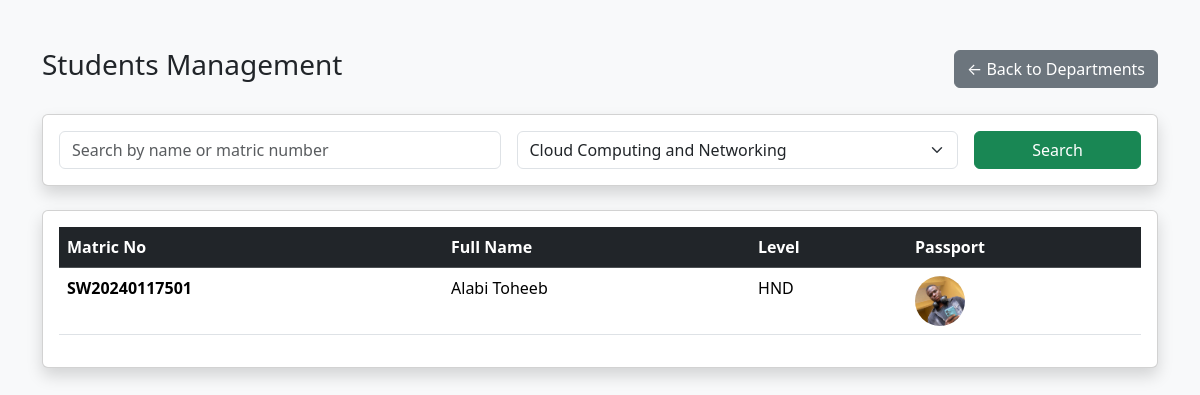
The page /admin/view_students.php?department_id=3 (signed in) on the database as committed earlier.
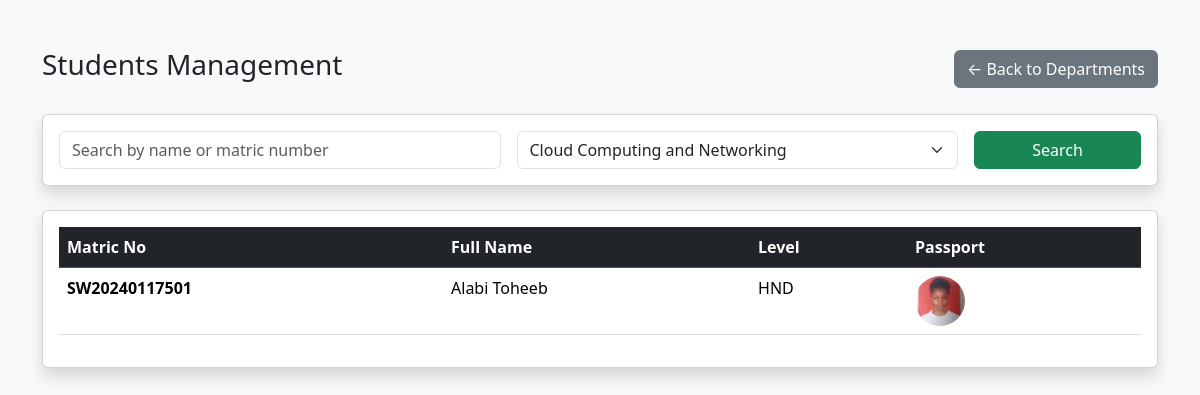
The same page on the database as committed later.
### tables this page shows
CREATE TABLE IF NOT EXISTS `students` (
  `id` int NOT NULL AUTO_INCREMENT,
  `matric_no` varchar(20) DEFAULT NULL,
  `name` varchar(150) NOT NULL,
  `email` varchar(150) DEFAULT NULL,
  `contact` varchar(50) DEFAULT NULL,
  `session` varchar(20) NOT NULL,
  `address` text,
  `department_id` int NOT NULL,
  `password_hash` varchar(255) NOT NULL,
  `role` enum('student') DEFAULT 'student',
  `passport` varchar(255) DEFAULT NULL,
  `level` varchar(10) DEFAULT NULL,
  `nd_type` varchar(10) DEFAULT NULL,
  `pair_id` int DEFAULT NULL,
  `supervisor` varchar(100) DEFAULT NULL,
  `project_title` varchar(255) DEFAULT NULL,
  `approved` tinyint(1) DEFAULT '0',
  `created_at` timestamp NULL DEFAULT CURRENT_TIMESTAMP,
  PRIMARY KEY (`id`),
  UNIQUE KEY `matric_no` (`matric_no`),
  KEY `idx_matric_no` (`matric_no`),
  KEY `idx_email` (`email`),
  KEY `idx_pair` (`pair_id`)
);

### admin/view_students.php (the view, shortened to what this page needs)
<?php
require_once '../includes/config.php';
$department_id = $_GET['department_id'] ?? '';
$search = trim($_GET['search'] ?? '');
$stmt = $pdo->query("SELECT * FROM departments ORDER BY name");
$departments = $stmt->fetchAll();
$sql = "SELECT s.* FROM students s WHERE 1=1";
$params = [];
if ($department_id) {
    $sql .= " AND s.department_id = ?";
    $params[] = $department_id;
}
$sql .= " ORDER BY s.name ASC";
$stmt = $pdo->prepare($sql);
$stmt->execute($params);
$students = $stmt->fetchAll();
?>
<!DOCTYPE html>
<html lang="en">
<head>
    <link href="https://cdn.jsdelivr.net/npm/bootstrap@5.3.3/dist/css/bootstrap.min.css" rel="stylesheet">
</head>
<body class="bg-light">
<div class="container mt-5">
    <div class="d-flex justify-content-between align-items-center mb-4">
        <h3>Students Management</h3>
        <a href="view_departments.php" class="btn btn-secondary">← Back to Departments</a>
    </div>
    <div class="card shadow mb-4">
        <div class="card-body">
            <form method="GET" class="row g-3">
                <div class="col-md-5">
                    <input type="text" name="search" class="form-control"
                           placeholder="Search by name or matric number"
                           value="<?= htmlspecialchars($search) ?>">
                </div>
                <div class="col-md-5">
                    <select name="department_id" class="form-select">
                        <?php foreach ($departments as $dept): ?>
                            <option value="<?= $dept['id'] ?>" <?= $department_id == $dept['id'] ? 'selected' : '' ?>>
                                <?= htmlspecialchars($dept['name']) ?>
                            </option>
                        <?php endforeach; ?>
                    </select>
                </div>
                <div class="col-md-2">
                    <button type="submit" class="btn btn-success w-100">Search</button>
                </div>
            </form>
        </div>
    </div>
    <div class="card shadow">
        <div class="card-body">
            <?php if (empty($students)): ?>
                <p class="text-center text-muted py-5">No students found.</p>
            <?php else: ?>
                <div class="table-responsive">
                    <table class="table table-hover">
                        <thead class="table-dark">
                            <tr>
                                <th>Matric No</th>
                                <th>Full Name</th>
                                <th>Level</th>
                                <th>Passport</th>
                            </tr>
                        </thead>
                        <tbody>
                            <?php foreach ($students as $s): ?>
                            <tr>
                                <td><strong><?= htmlspecialchars($s['matric_no']) ?></strong></td>
                                <td><?= htmlspecialchars($s['name']) ?></td>
                                <td><?= htmlspecialchars($s['level']) ?></td>
                                <td>
                                    <?php if (!empty($s['passport'])): ?>
                                        <img src="uploads/passports/<?= htmlspecialchars($s['passport']) ?>"
                                             width="50" height="50" style="object-fit:cover; border-radius:50%;">
                                    <?php else: ?>
                                        <span class="text-muted">No photo</span>
                                    <?php endif; ?>
                                </td>
                            </tr>
                            <?php endforeach; ?>
                        </tbody>
                    </table>
                </div>
            <?php endif; ?>
        </div>
    </div>
</div>
</body>
</html>

Rows that differ between the two databases and show on the page:
changed students "SW20240117501": passport: a different picture
